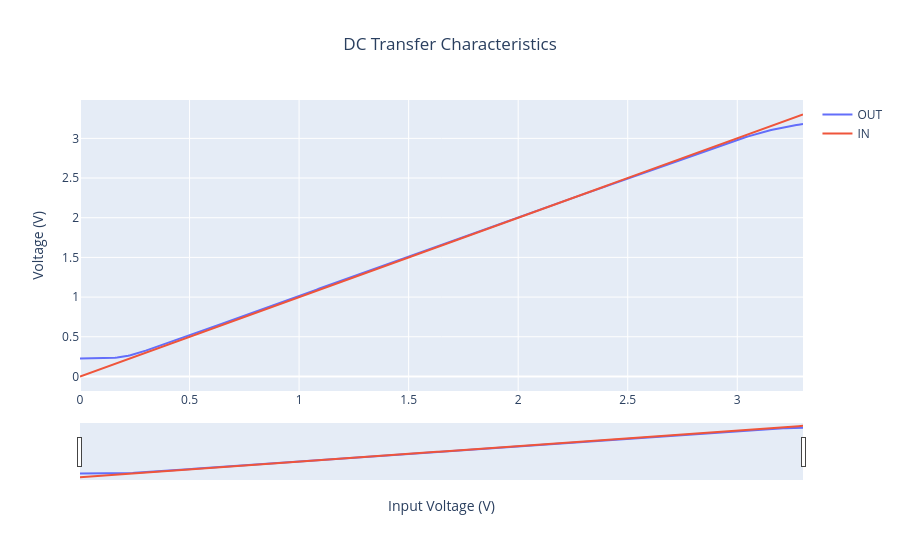

Write notebook code for a chart like this one.
### Code cell
spice_file = "/foss/designs/simulations/tb_ota_5t/test_dc/results.raw"

data = y2p.load_spice_raw(spice_file)

for signal, _ in data.items():
    print(f"  - {signal}")

spec = y2p.PlotSpec.from_yaml("""
title: "DC Transfer Characteristics"
x: 
  label: "Input Voltage (V)"
  signal: "axis"
y:
  - label: "Voltage (V)"
    signals:
      OUT: "v(out)"
      IN:  "v(in)"
""")

fig = y2p.plot(data, spec)

### Figure 1 — Plotly figure (JSON) as saved in the notebook; plotly's stock layout.template omitted (floating-point values rounded to 4 significant figures; data arrays with more than 128 entries replaced by an {"elided": "..."} marker saying what was removed)
{"data": [{"name": "OUT", "type": "scatter", "x": {"elided": "331 float values"}, "y": {"elided": "331 float values"}, "yaxis": "y"}, {"name": "IN", "type": "scatter", "x": {"elided": "331 float values"}, "y": {"elided": "331 float values"}, "yaxis": "y"}], "layout": {"dragmode": "zoom", "showlegend": true, "title": {"text": "DC Transfer Characteristics", "x": 0.5, "xanchor": "center"}, "xaxis": {"exponentformat": "SI", "fixedrange": false, "rangeslider": {"visible": true}, "showgrid": true, "title": {"text": "Input Voltage (V)"}, "type": "linear"}, "yaxis": {"domain": [0, 1], "exponentformat": "SI", "fixedrange": false, "showgrid": true, "title": {"text": "Voltage (V)"}, "type": "linear"}}}
